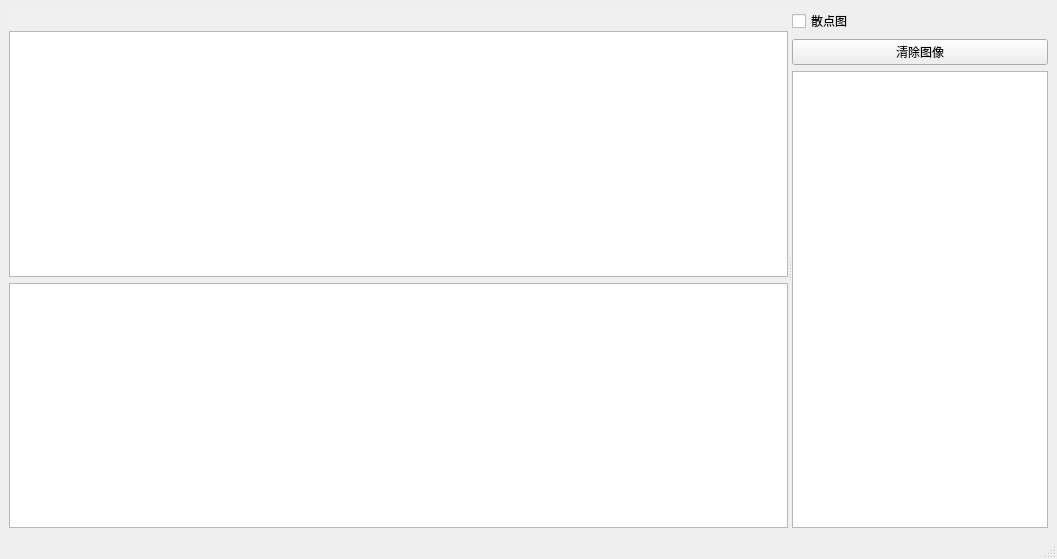
<?xml version="1.0" encoding="UTF-8"?>
<ui version="4.0">
 <class>MainWindow</class>
 <widget class="QMainWindow" name="MainWindow">
  <property name="geometry">
   <rect>
    <x>0</x>
    <y>0</y>
    <width>1057</width>
    <height>559</height>
   </rect>
  </property>
  <property name="windowTitle">
   <string>MainWindow</string>
  </property>
  <widget class="QWidget" name="centralwidget">
   <layout class="QGridLayout" name="gridLayout_2">
    <item row="0" column="0">
     <widget class="QSplitter" name="splitter">
      <property name="orientation">
       <enum>Qt::Orientation::Horizontal</enum>
      </property>
      <widget class="QWidget" name="widget" native="true">
       <property name="sizePolicy">
        <sizepolicy hsizetype="Preferred" vsizetype="Preferred">
         <horstretch>5</horstretch>
         <verstretch>0</verstretch>
        </sizepolicy>
       </property>
       <layout class="QVBoxLayout" name="verticalLayout">
        <item>
         <widget class="QLineEdit" name="lineEdit_name">
          <property name="styleSheet">
           <string notr="true">background-color: rgb(240, 240, 240);
border:none;</string>
          </property>
          <property name="alignment">
           <set>Qt::AlignmentFlag::AlignCenter</set>
          </property>
          <property name="dragEnabled">
           <bool>true</bool>
          </property>
          <property name="readOnly">
           <bool>true</bool>
          </property>
         </widget>
        </item>
        <item>
         <widget class="ChartView" name="chart_1"/>
        </item>
        <item>
         <widget class="ChartView" name="chart_2"/>
        </item>
       </layout>
      </widget>
      <widget class="QWidget" name="widget_2" native="true">
       <layout class="QGridLayout" name="gridLayout">
        <item row="2" column="0">
         <widget class="QTableWidget" name="table"/>
        </item>
        <item row="1" column="0">
         <widget class="QPushButton" name="btn_clear">
          <property name="text">
           <string>清除图像</string>
          </property>
         </widget>
        </item>
        <item row="0" column="0">
         <widget class="QCheckBox" name="cb_scatter">
          <property name="text">
           <string>散点图</string>
          </property>
         </widget>
        </item>
       </layout>
      </widget>
     </widget>
    </item>
   </layout>
  </widget>
  <widget class="QMenuBar" name="menubar">
   <property name="geometry">
    <rect>
     <x>0</x>
     <y>0</y>
     <width>1057</width>
     <height>21</height>
    </rect>
   </property>
  </widget>
  <widget class="QStatusBar" name="statusbar"/>
 </widget>
 <customwidgets>
  <customwidget>
   <class>ChartView</class>
   <extends>QGraphicsView</extends>
   <header>chartview.h</header>
  </customwidget>
 </customwidgets>
 <resources/>
 <connections/>
</ui>
